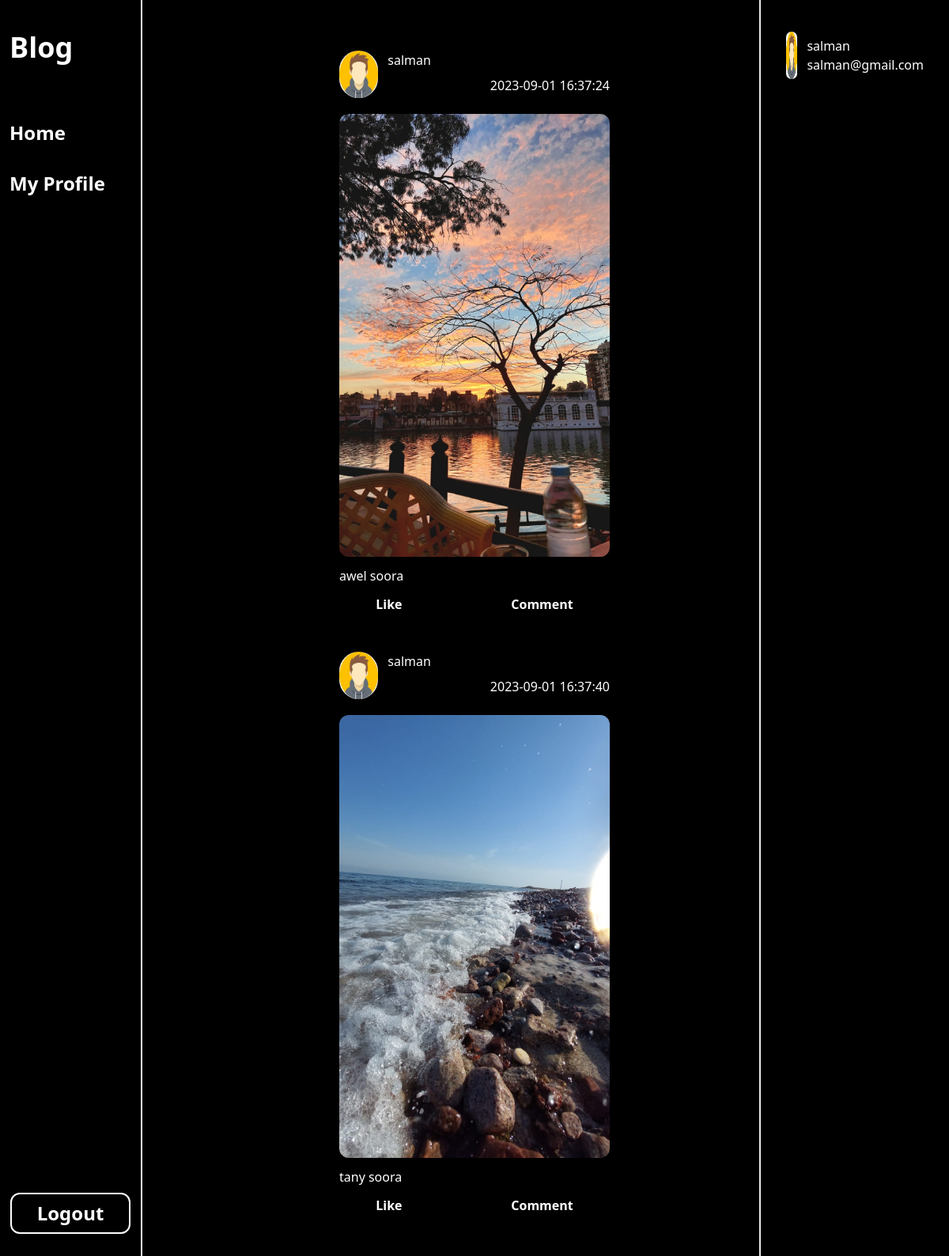
Before: /my_profile (signed in) with the older database file.
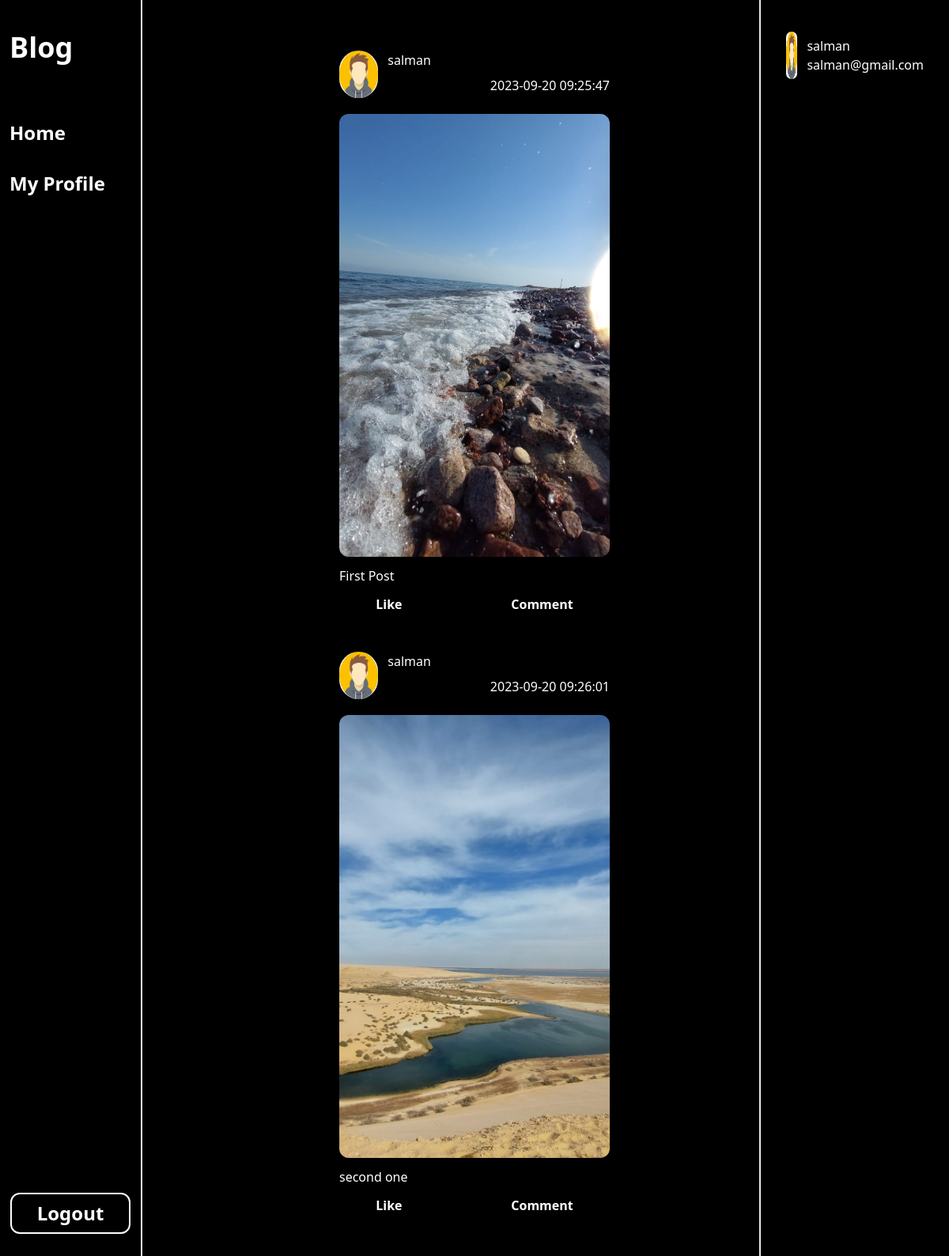
After: the same page with the newer database file.
### tables this page shows
CREATE TABLE posts(
        id INTEGER PRIMARY KEY AUTOINCREMENT,
        Caption TEXT NOT NULL,
        imageurl TEXT NOT NULL,
        timestamp TIMESTAMP DEFAULT CURRENT_TIMESTAMP,
        userid INTEGER NOT NULL,
        FOREIGN KEY (userid) REFERENCES users (id)
        );

CREATE TABLE users (
            id INTEGER PRIMARY KEY AUTOINCREMENT,
            username TEXT NOT NULL UNIQUE,    
            Email TEXT NOT NULL UNIQUE ,
            password TEXT NOT NULL,
            imageurl TEXT NOT NULL           
            );

### app.py (the view)
@app.route('/my_profile')
def my_profile():
    userPosts = appDB.getUserPosts(connection,session['userId'])
    return render_template("profile.html", userPosts=userPosts , username=session['username'] , Userimage=session['image'] , email=session['email'])

### appDB.py (called while the page is built)
def getUserPosts(conn,userid):
    cursor=conn.cursor()
    query = "SELECT users.imageurl , users.username , posts.imageurl , posts.timestamp , posts.Caption FROM posts JOIN users ON posts.userid = users.id WHERE posts.userid=?"
    cursor.execute(query,(userid,))
    return cursor.fetchall()

### templates/profile.html (shortened to what this page needs)
<!DOCTYPE html>
<html lang="en">
  <head>
    <link rel="stylesheet" href="/static/css/main.css" />
    <link
      rel="stylesheet"
      href="https://cdnjs.cloudflare.com/ajax/libs/font-awesome/4.7.0/css/font-awesome.min.css"
    />
  </head>
  <body>
    <div class="bg-black flex text-white h-full" id="main">
      <div
        class="fixed left-0 w-[15%] h-full st overflow-hidden flex flex-col items-start font-bold justify-between py-10 px-3 border-e-2"
      >
        <div class="flex flex-col gap-8">
          <h1 class="capitalize text-4xl mb-10">Blog</h1>
          <div>
            <a href="/posts" class="text-2xl">Home</a>
          </div>
          <div>
            <a href="/my_profile" class="text-2xl">My Profile</a>
          </div>
        </div>
        <a
          class="text-2xl mx-auto border-2 border-white px-8 py-2 rounded-xl hover:bg-white hover:text-black cursor-pointer"
          href="/logout"
          >Logout</a
        >
      </div>
      <div
        class="w-[65%] mx-auto py-10 flex flex-col items-center justify-center"
        id="posts"
      >
        {% for post in userPosts %}
        <div class="flex flex-col gap-5 w-[50%] p-6">
          <div class="flex gap-3">
            <div class="w-[60px] h-[60px]">
              <img
                src="{{post[0]}}"
                alt="/"
                class="rounded-full h-full w-full"
              />
            </div>
            <div class="flex flex-col gap-2 w-full">
              <p>{{post[1]}}</p>
              <p class="ms-auto">{{post[3]}}</p>
            </div>
          </div>
          <div class="flex flex-col h-full w-full gap-3 justify-center">
            <img
              src="{{post[2]}}"
              alt="/"
              class="rounded-xl w-full object-cover h-[35rem]"
            />
            <p>{{post[4]}}</p>
            <div class="w-full flex justify-center font-bold cursor-pointer">
              <p class="w-[50%]">Like</p>
              <p>Comment</p>
            </div>
          </div>
        </div>
        {%endfor%}
      </div>
      <div
        class="h-full fixed right-0 w-[20%] flex flex-col justify-between border-s-2 py-10 px-8"
      >
        <div class="flex gap-3">
          <div class="w-[60px] h-[60px]">
            <img
              src="{{Userimage}}"
              alt="/"
              class="rounded-full h-full w-full"
            />
          </div>
          <div class="flex flex-col justify-center">
            <p>{{username}}</p>
            <p>{{email}}</p>
          </div>
        </div>
      </div>
    </div>
  </body>
</html>

Changed rows visible on the page:
changed posts: timestamp "2023-09-01 16:37:24" → "2023-09-20 09:25:47"; imageurl: a different picture; Caption "awel soora" → "First Post"
changed posts: timestamp "2023-09-01 16:37:40" → "2023-09-20 09:26:01"; imageurl: a different picture; Caption "tany soora" → "second one"
